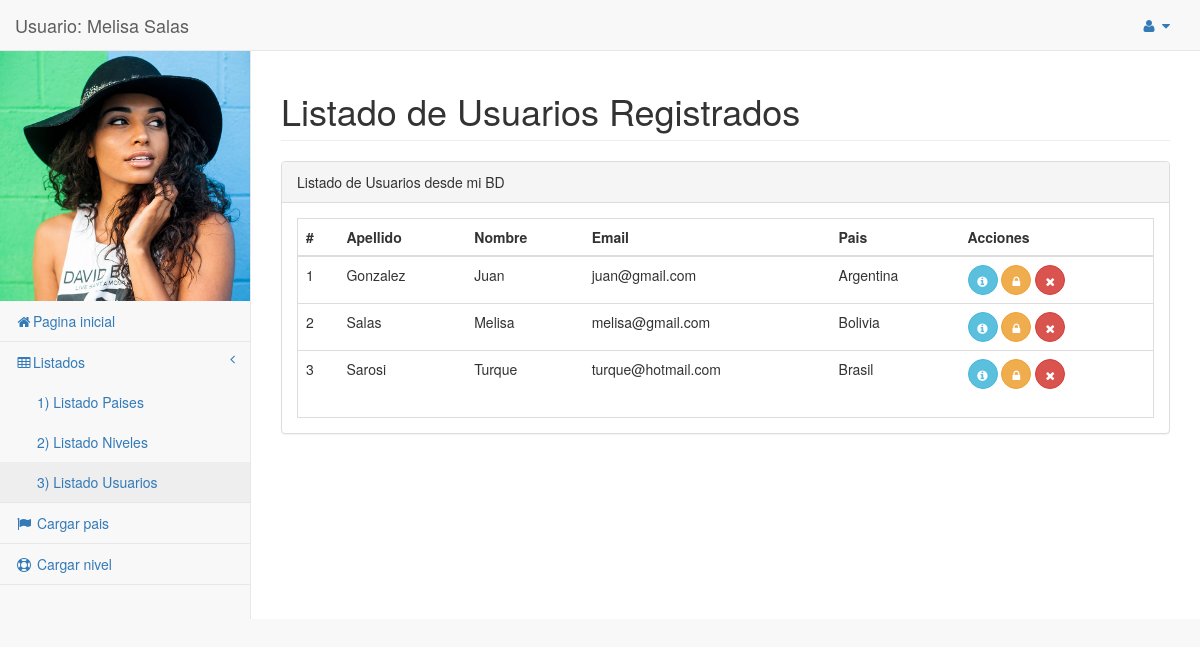
Screenshot of /listado_usuarios.php (signed in) with the database file from the repository.
### tables this page shows
CREATE TABLE IF NOT EXISTS `usuarios` (
  `id` int(11) NOT NULL AUTO_INCREMENT,
  `Nombre` varchar(50) NOT NULL,
  `Apellido` varchar(50) NOT NULL,
  `Email` varchar(50) NOT NULL,
  `Clave` varchar(15) NOT NULL,
  `idNvel` int(11) NOT NULL,
  `idPais` int(11) NOT NULL,
  `FechaCreacion` date NOT NULL,
  `Sexo` varchar(1) NOT NULL,
  `Imagen` varchar(100) DEFAULT NULL,
  `Activo` tinyint(1) DEFAULT NULL,
  PRIMARY KEY (`id`)
);

CREATE TABLE IF NOT EXISTS `paises` (
  `id` int(11) NOT NULL AUTO_INCREMENT,
  `denominacion` varchar(50) NOT NULL,
  PRIMARY KEY (`id`)
);

### funciones/select_usuarios.php (called while the page is built)
<?php
function Listar_Usuarios($vConexion)
{
    $Listado = array();
    $SQL = "SELECT U.id, U.Nombre, U.Apellido, U.Email, N.denominacion as Nivel, P.denominacion as Pais, U.Sexo
        FROM usuarios U, niveles N, paises P
        WHERE U.idPais=P.id AND U.idNvel=N.id
        ORDER BY U.Apellido, U.Nombre";
    $rs = mysqli_query($vConexion, $SQL);
    $i = 0;
    while ($data = mysqli_fetch_array($rs)) {
        $Listado[$i]['ID'] = $data['id'];
        $Listado[$i]['NOMBRE'] = $data['Nombre'];
        $Listado[$i]['APELLIDO'] = $data['Apellido'];
        $Listado[$i]['EMAIL'] = $data['Email'];
        $Listado[$i]['NIVEL'] = $data['Nivel'];
        $Listado[$i]['PAIS'] = $data['Pais'];
        $Listado[$i]['SEXO'] = $data['Sexo'];
        $i++;
    }
    return $Listado;
}

### listado_usuarios.php (the view, shortened to what this page needs)
<?php
$MiConexion = ConexionBD();
require_once 'funciones/select_usuarios.php';
$ListadoUsuarios = Listar_Usuarios($MiConexion);
$CantidadUsuarios = count($ListadoUsuarios);
?>
<?php require_once 'header.inc.php'; ?>
</head>
<body>
    <div id="wrapper">
        <nav class="navbar navbar-default navbar-static-top" role="navigation" style="margin-bottom: 0">
            <div class="navbar-header">
                <a class="navbar-brand" href="index.php">
                Usuario:  <?php echo $_SESSION['Usuario_Nombre'].' '.$_SESSION['Usuario_Apellido']; ?>
                </a>
            </div>
            <?php require_once 'user.inc.php'; ?>
            <?php require_once 'menu.inc.php'; ?>
        </nav>
        <div id="page-wrapper">
            <div class="row">
                <div class="col-lg-12">
                    <h1 class="page-header">Listado de Usuarios Registrados</h1>
                </div>
            </div>
            <div class="row">
                <div class="col-lg-12">
                    <div class="panel panel-default">
                        <div class="panel-heading">
                            Listado de Usuarios desde mi BD
                        </div>
                        <div class="panel-body">
                            <div class="table-responsive table-bordered">
                                <table class="table">
                                    <thead>
                                        <tr>
                                            <th>#</th>
                                            <th>Apellido</th>
                                            <th>Nombre</th>
                                            <th>Email</th>
                                            <th>Pais</th>
                                            <th>Acciones</th>
                                        </tr>
                                    </thead>
                                    <tbody>
                                        <?php for ($i=0; $i<$CantidadUsuarios; $i++) { ?>
                                            <tr>
                                            <td><?php echo $ListadoUsuarios[$i]['ID']; ?></td>
                                            <td><?php echo $ListadoUsuarios[$i]['APELLIDO']; ?></td>
                                            <td><?php echo $ListadoUsuarios[$i]['NOMBRE']; ?></td>
                                            <td><?php echo $ListadoUsuarios[$i]['EMAIL']; ?></td>
                                            <td><?php echo $ListadoUsuarios[$i]['PAIS']; ?></td>
                                            <td>
                                            <a class="btn btn-success btn-circle btn-info " href="#" role="button" title="Ver datos">
                                                <i class="fa fa-info-circle"></i>
                                            </a>
                                            <a class="btn btn-success btn-circle btn-warning" href="#" role="button" title="Anular acceso">
                                                <i class="fa fa-lock"></i>
                                            </a>
                                            <a class="btn btn-success btn-circle btn-danger " href="#" role="button" title="Borrar">
                                                <i class="fa fa-times"></i>
                                            </a>
                                            </td>
                                            </tr>
                                        <?php } ?>
                                    </tbody>
                                </table>
                            </div>
                        </div>
                    </div>
                </div>
            </div>
                </div>
            </div>
<?php require_once 'footer.inc.php'; ?>

### rows the page displays
usuarios: id "1", Apellido "Gonzalez", Nombre "Juan", Email "juan@gmail.com", idPais.denominacion "Argentina"
usuarios: id "2", Apellido "Salas", Nombre "Melisa", Email "melisa@gmail.com", idPais.denominacion "Bolivia"
usuarios: id "3", Apellido "Sarosi", Nombre "Turque", Email "turque@hotmail.com", idPais.denominacion "Brasil"

### other values shown
$_SESSION['Usuario_Nombre'] "Melisa"
$_SESSION['Usuario_Apellido'] "Salas"
